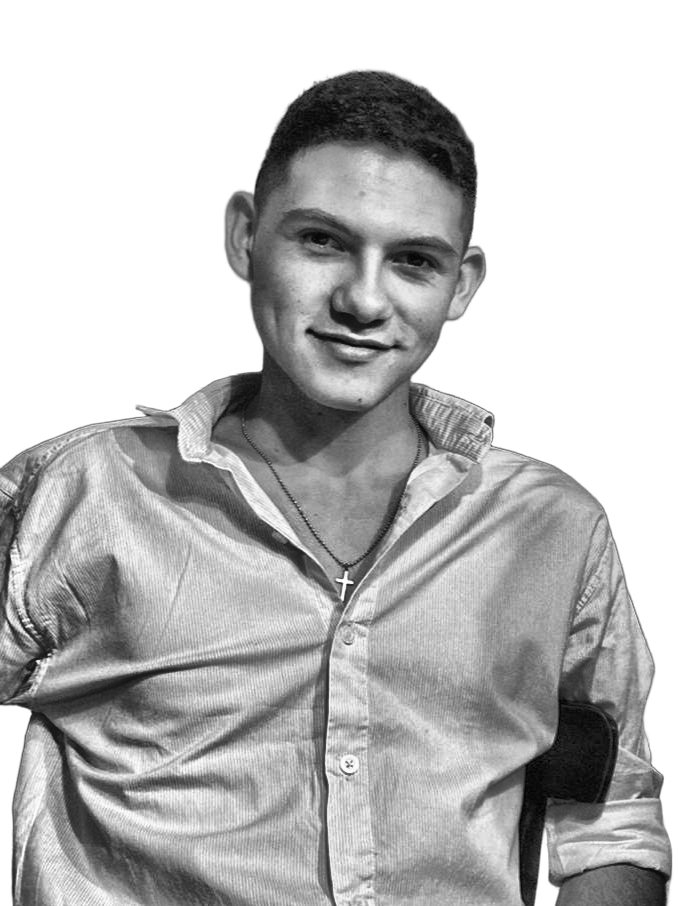
#> input picture data/source-prepped.png, 679 x 906 px, found by its file name
$ python make_ascii_svg.py
#> lines starting #> are read from the running program, lines starting #| are printed output that depends on the picture
import cv2
import numpy as np
import os

RAMP = " .`:-=+*cs#%@"  # Blanco/Espacio -> Oscuro/Denso

def generate_ascii_svg(image_path="data/source-prepped.png", output_svg="profile-ascii.svg", width_chars=80):
#> called with image_path = 'data/source-prepped.png', output_svg = 'profile-ascii.svg', width_chars = 80
    if not os.path.exists(image_path):
        print(f"Error: {image_path} no existe. Ejecuta prep_photo.py primero.")
        return

    img = cv2.imread(image_path, cv2.IMREAD_GRAYSCALE)
#> img is the input picture: shape (906, 679); min 2, max 255, mean 189.2
    h, w = img.shape
#> h = 906; w = 679
    aspect_ratio = h / w
#> aspect_ratio = 1.33
    height_chars = int(width_chars * aspect_ratio * 0.55)
#> height_chars = 58

    resized = cv2.resize(img, (width_chars, height_chars), interpolation=cv2.INTER_AREA)
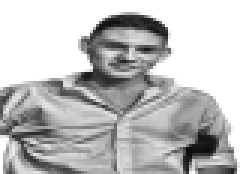
#> resized: shape (58, 80) (shown 3 times larger); min 11, max 255, mean 189.2

    num_chars = len(RAMP)
    ascii_rows = []
    for row in resized:
        line = "".join([RAMP[int((pixel / 255.0) * (num_chars - 1))] for pixel in row])
        ascii_rows.append(line)
#> this loop made 58 passes
#> after the loop, ascii_rows = 58 items

    char_w, char_h = 7.2, 12
    svg_w = int(width_chars * char_w) + 20
    svg_h = int(height_chars * char_h) + 20
#> svg_h = 716

    svg_lines = [
        f'<svg xmlns="http://www.w3.org/2000/svg" viewBox="0 0 {svg_w} {svg_h}" width="{svg_w}" height="{svg_h}">',
        '  <style>',
        '    .ascii-text { font-family: "Courier New", Courier, monospace; font-size: 10px; fill: #58a6ff; white-space: pre; }',
        '    @keyframes typeRow { from { opacity: 0; transform: translateY(-2px); } to { opacity: 1; transform: translateY(0); } }',
        '    .row { opacity: 0; animation: typeRow 0.15s ease-out forwards; }',
        '  </style>',
        f'  <rect width="100%" height="100%" fill="#0d1117" rx="8" />'
    ]

    for idx, row_text in enumerate(ascii_rows):
        delay = round(idx * 0.035, 3)
        safe_text = row_text.replace("&", "&amp;").replace("<", "&lt;").replace(">", "&gt;")
        y_pos = 15 + (idx * char_h)
        svg_lines.append(f'  <text x="10" y="{y_pos}" class="ascii-text row" style="animation-delay: {delay}s;">{safe_text}</text>')
#> this loop made 58 passes
#> (delay, y_pos) on passes 1 to 12: (0, 15), (0.035, 27), (0.07, 39), (0.105, 51), (0.14, 63), (0.175, 75), (0.21, 87), (0.245, 99), (0.28, 111), (0.315, 123), (0.35, 135), (0.385, 147)
#> after the loop, svg_lines = 65 items

    svg_lines.append('</svg>')

    with open(output_svg, "w", encoding="utf-8") as f:
        f.write("\n".join(svg_lines))

    print(f"SVG generado con exito: {output_svg}")

if __name__ == "__main__":
    generate_ascii_svg()
